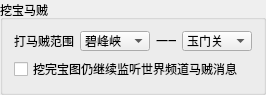
                  <widget class="QGroupBox" name="groupBox_23">
                   <property name="geometry">
                    <rect>
                     <x>128</x>
                     <y>400</y>
                     <width>261</width>
                     <height>91</height>
                    </rect>
                   </property>
                   <property name="title">
                    <string>挖宝马贼</string>
                   </property>
                   <layout class="QVBoxLayout" name="verticalLayout_13">
                    <item>
                     <layout class="QHBoxLayout" name="horizontalLayout_30">
                      <item>
                       <widget class="QLabel" name="label">
                        <property name="text">
                         <string>打马贼范围</string>
                        </property>
                       </widget>
                      </item>
                      <item>
                       <widget class="QComboBox" name="cmb_ma_zei_map1">
                        <property name="minimumSize">
                         <size>
                          <width>70</width>
                          <height>20</height>
                         </size>
                        </property>
                        <property name="maximumSize">
                         <size>
                          <width>16777215</width>
                          <height>20</height>
                         </size>
                        </property>
                        <property name="currentText">
                         <string>碧峰峡</string>
                        </property>
                        <property name="currentIndex">
                         <number>9</number>
                        </property>
                        <item>
                         <property name="text">
                          <string>有座山</string>
                         </property>
                        </item>
                        <item>
                         <property name="text">
                          <string>绝情谷</string>
                         </property>
                        </item>
                        <item>
                         <property name="text">
                          <string>十字坡</string>
                         </property>
                        </item>
                        <item>
                         <property name="text">
                          <string>王屋山</string>
                         </property>
                        </item>
                        <item>
                         <property name="text">
                          <string>通吃岛</string>
                         </property>
                        </item>
                        <item>
                         <property name="text">
                          <string>神龙岛</string>
                         </property>
                        </item>
                        <item>
                         <property name="text">
                          <string>龙门</string>
                         </property>
                        </item>
                        <item>
                         <property name="text">
                          <string>终南山</string>
                         </property>
                        </item>
                        <item>
                         <property name="text">
                          <string>白驼山</string>
                         </property>
                        </item>
                        <item>
                         <property name="text">
                          <string>碧峰峡</string>
                         </property>
                        </item>
                        <item>
                         <property name="text">
                          <string>恶人谷</string>
                         </property>
                        </item>
                        <item>
                         <property name="text">
                          <string>无量山</string>
                         </property>
                        </item>
                        <item>
                         <property name="text">
                          <string>夷州岛</string>
                         </property>
                        </item>
                        <item>
                         <property name="text">
                          <string>雁门关外</string>
                         </property>
                        </item>
                        <item>
                         <property name="text">
                          <string>大草原</string>
                         </property>
                        </item>
                        <item>
                         <property name="text">
                          <string>古墓一层</string>
                         </property>
                        </item>
                        <item>
                         <property name="text">
                          <string>古墓二层</string>
                         </property>
                        </item>
                        <item>
                         <property name="text">
                          <string>古墓三层</string>
                         </property>
                        </item>
                        <item>
                         <property name="text">
                          <string>秦陵一层</string>
                         </property>
                        </item>
                        <item>
                         <property name="text">
                          <string>秦陵二层</string>
                         </property>
                        </item>
                        <item>
                         <property name="text">
                          <string>玄霜浅滩</string>
                         </property>
                        </item>
                        <item>
                         <property name="text">
                          <string>金风山道</string>
                         </property>
                        </item>
                        <item>
                         <property name="text">
                          <string>赤霞渡口</string>
                         </property>
                        </item>
                        <item>
                         <property name="text">
                          <string>青云幽谷</string>
                         </property>
                        </item>
                       </widget>
                      </item>
                      <item>
                       <widget class="QLabel" name="label_7">
                        <property name="maximumSize">
                         <size>
                          <width>20</width>
                          <height>16777215</height>
                         </size>
                        </property>
                        <property name="text">
                         <string>一一</string>
                        </property>
                       </widget>
                      </item>
                      <item>
                       <widget class="QComboBox" name="cmb_ma_zei_map2">
                        <property name="minimumSize">
                         <size>
                          <width>70</width>
                          <height>20</height>
                         </size>
                        </property>
                        <property name="maximumSize">
                         <size>
                          <width>16777215</width>
                          <height>20</height>
                         </size>
                        </property>
                        <property name="currentText">
                         <string>玉门关</string>
                        </property>
                        <property name="currentIndex">
                         <number>26</number>
                        </property>
                        <item>
                         <property name="text">
                          <string>有座山</string>
                         </property>
                        </item>
                        <item>
                         <property name="text">
                          <string>绝情谷</string>
                         </property>
                        </item>
                        <item>
                         <property name="text">
                          <string>十字坡</string>
                         </property>
                        </item>
                        <item>
                         <property name="text">
                          <string>王屋山</string>
                         </property>
                        </item>
                        <item>
                         <property name="text">
                          <string>通吃岛</string>
                         </property>
                        </item>
                        <item>
                         <property name="text">
                          <string>神龙岛</string>
                         </property>
                        </item>
                        <item>
                         <property name="text">
                          <string>龙门</string>
                         </property>
                        </item>
                        <item>
                         <property name="text">
                          <string>终南山</string>
                         </property>
                        </item>
                        <item>
                         <property name="text">
                          <string>白驼山</string>
                         </property>
                        </item>
                        <item>
                         <property name="text">
                          <string>碧峰峡</string>
                         </property>
                        </item>
                        <item>
                         <property name="text">
                          <string>恶人谷</string>
                         </property>
                        </item>
                        <item>
                         <property name="text">
                          <string>无量山</string>
                         </property>
                        </item>
                        <item>
                         <property name="text">
                          <string>夷州岛</string>
                         </property>
                        </item>
                        <item>
                         <property name="text">
                          <string>雁门关外</string>
                         </property>
                        </item>
                        <item>
                         <property name="text">
                          <string>大草原</string>
                         </property>
                        </item>
                        <item>
                         <property name="text">
                          <string>古墓一层</string>
                         </property>
                        </item>
                        <item>
                         <property name="text">
                          <string>古墓二层</string>
                         </property>
                        </item>
                        <item>
                         <property name="text">
                          <string>古墓三层</string>
                         </property>
                        </item>
                        <item>
                         <property name="text">
                          <string>秦陵一层</string>
                         </property>
                        </item>
                        <item>
                         <property name="text">
                          <string>秦陵二层</string>
                         </property>
                        </item>
                        <item>
                         <property name="text">
                          <string>玄霜浅滩</string>
                         </property>
                        </item>
                        <item>
                         <property name="text">
                          <string>金风山道</string>
                         </property>
                        </item>
                        <item>
                         <property name="text">
                          <string>赤霞渡口</string>
                         </property>
                        </item>
                        <item>
                         <property name="text">
                          <string>青云幽谷</string>
                         </property>
                        </item>
                        <item>
                         <property name="text">
                          <string>燕子坞</string>
                         </property>
                        </item>
                        <item>
                         <property name="text">
                          <string>楼兰古道</string>
                         </property>
                        </item>
                        <item>
                         <property name="text">
                          <string>玉门关</string>
                         </property>
                        </item>
                       </widget>
                      </item>
                     </layout>
                    </item>
                    <item>
                     <widget class="QCheckBox" name="chk_ma_zei_continue">
                      <property name="text">
                       <string>挖完宝图仍继续监听世界频道马贼消息</string>
                      </property>
                     </widget>
                    </item>
                   </layout>
                  </widget>
